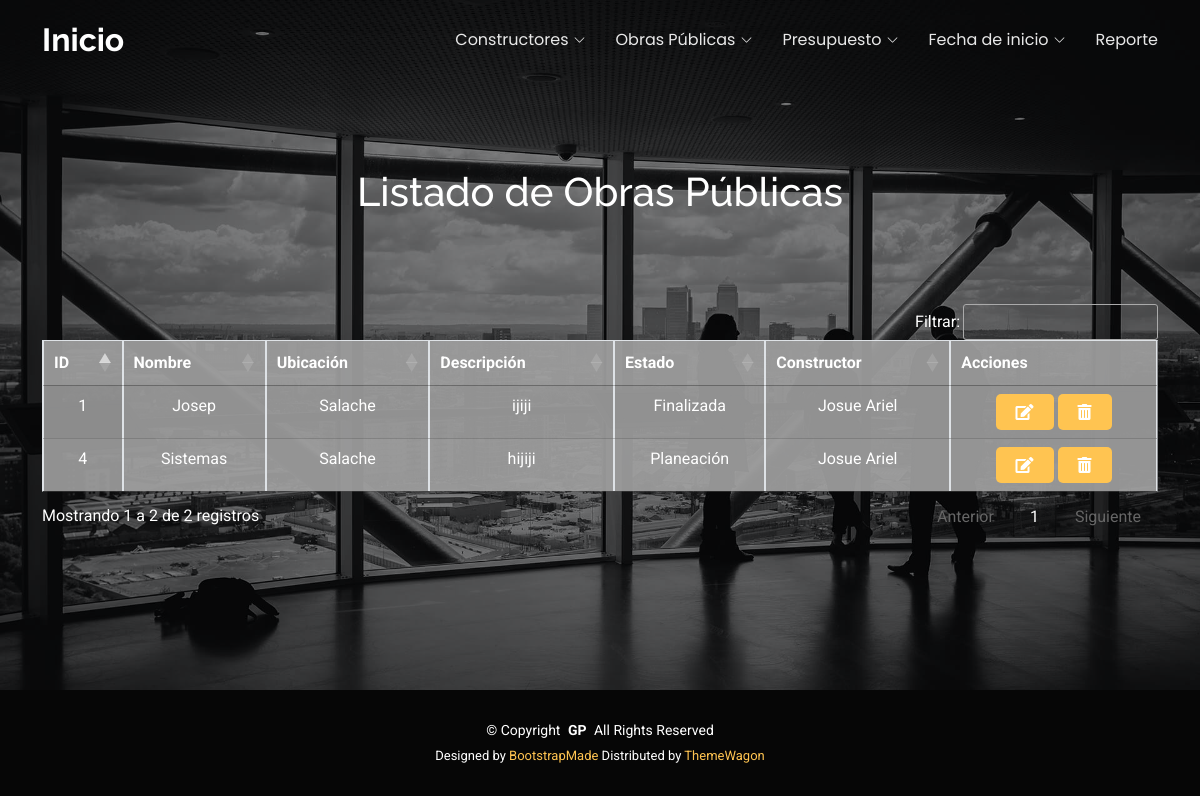
Screenshot of /listadoObrasPublicas/ with the database file from the repository.
### Aplicaciones/obras/models.py (models this page shows, shortened)
class ObraPublica(models.Model):
    ESTADO_OPCIONES = (
        ('planeacion', 'Planeación'),
        ('en_proceso', 'En Proceso'),
        ('finalizada', 'Finalizada'),
        ('cancelada', 'Cancelada'),
    )
    id = models.AutoField(primary_key=True)
    nombre = models.CharField(max_length=200)
    ubicacion = models.CharField(max_length=200, blank=True, null=True)
    descripcion = models.TextField(blank=True, null=True)
    estado = models.CharField(max_length=50, choices=ESTADO_OPCIONES, default='planeacion')
    constructor = models.ForeignKey(Constructor, on_delete=models.CASCADE, null=True, related_name="obras")

class Constructor(models.Model):
    id = models.AutoField(primary_key=True)
    nombre = models.CharField(max_length=200)
    apellido = models.CharField(max_length=200)
    foto=models.FileField(upload_to='constructores',null=True,blank=True)
    cedula = models.CharField(max_length=10, unique=True)
    direccion = models.TextField(blank=True, null=True)
    telefono = models.CharField(max_length=20, blank=True, null=True)
    email = models.EmailField(blank=True, null=True)

### Aplicaciones/obras/views.py (the view)
# urls.py: path('listadoObrasPublicas/', views.listadoObrasPublicas, name='listadoObrasPublicas'),  # Listado de obras públicas
def listadoObrasPublicas(request):
    obras = ObraPublica.objects.all()  # Recupera todos los registros de obras públicas
    return render(request, 'listadoObrasPublicas.html', {'obras': obras})

### Aplicaciones/obras/templates/listadoObrasPublicas.html (shortened to what this page needs)
{% extends "./plantilla.html" %}
{% block contenido %}
{% load static %}
    <section id="hero" class="hero section dark-background">
        <div class="container mt-5">
            <h1 class="text-center mb-3">Listado de Obras Públicas</h1>
            <br><br><br>
            <table border="1" class="table table-bordered table-striped table-hover justify-content text-center display" id="tbl_obras_publicas">
                <thead>
                    <tr>
                        <th>ID</th>
                        <th>Nombre</th>
                        <th>Ubicación</th>
                        <th>Descripción</th>
                        <th>Estado</th>
                        <th>Constructor</th>
                        <th>Acciones</th>
                    </tr>
                </thead>
                <tbody>
                    {% for obra in obras %}
                        <tr>
                            <td>{{ obra.id }}</td>
                            <td>{{ obra.nombre }}</td>
                            <td>{{ obra.ubicacion }}</td>
                            <td>{{ obra.descripcion }}</td>
                            <td>{{ obra.get_estado_display }}</td>
                            <td>{{ obra.constructor.nombre }}</td>
                            <td>
                                <a href="/editarObraPublica/{{ obra.id }}" class="btn btn-custom">
                                    <i class="fas fa-edit"></i></a>
                                <a onclick="return confirm('¿Estás seguro de eliminar esta obra pública?');"
                                href="{% url 'eliminarObraPublica' obra.id %}" class="btn btn-custom">
                                    <i class="fas fa-trash-alt"></i></a>
                            </td>
                        </tr>
                    {% endfor %}
                </tbody>
            </table>
            <br><br><br>
        </div>
    </section>
{% endblock %}

### ObrasPublicas/static/plantilla/assets/css/main.css (style rules this page uses)
:root { --default-font: "Roboto", system-ui, -apple-system, "Segoe UI", Roboto, "Helvetica Neue", Arial, "Noto Sans", "Liberation Sans", sans-serif, "Apple Color Emoji", "Segoe UI Emoji", "Segoe UI Symbol", "Noto Color Emoji"; --heading-font: "Raleway", sans-serif; --nav-font: "Poppins", sans-serif; }
:root { --background-color: #ffffff; --default-color: #444444; --heading-color: #151515; --accent-color: #ffc451; --surface-color: #ffffff; --contrast-color: #312f2f; }
:root { --nav-color: rgba(255, 255, 255, 0.905); --nav-hover-color: #ffc451; --nav-mobile-background-color: #ffffff; --nav-dropdown-background-color: #ffffff; --nav-dropdown-color: #212529; --nav-dropdown-hover-color: #ffc451; }
.dark-background { --background-color: #060606; --default-color: #ffffff; --heading-color: #ffffff; --surface-color: #252525; --contrast-color: #2a2727; }
:root { scroll-behavior: smooth; }
body { color: var(--default-color); background-color: var(--background-color); font-family: var(--default-font); }
a { color: var(--accent-color); text-decoration: none; transition: 0.3s; }
h1, h2, h3, h4, h5, h6 { color: var(--heading-color); font-family: var(--heading-font); }
section, .section { color: var(--default-color); background-color: var(--background-color); padding: 60px 0; scroll-margin-top: 80px; overflow: clip; }
.hero { width: 100%; min-height: 100vh; position: relative; padding: 120px 0 80px 0; display: flex; align-items: center; justify-content: center; }
.hero:before { content: ""; background: color-mix(in srgb, var(--background-color), transparent 30%); position: absolute; inset: 0; z-index: 2; }
.hero .container { position: relative; z-index: 3; }

### rows the page displays
ObraPublica: id "1", nombre "Josep", ubicacion "Salache", descripcion "ijiji", estado "Finalizada", constructor.nombre "Josue Ariel"
ObraPublica: id "4", nombre "Sistemas", ubicacion "Salache", descripcion "hijiji", estado "Planeación", constructor.nombre "Josue Ariel"
